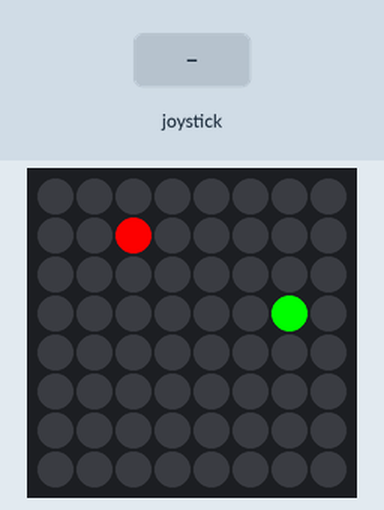
Bench run of a program on a simulated Raspberry Pi (BCM pin numbers) with a Sense HAT. Shown: the Sense HAT's 8×8 RGB LED matrix. The inputs (shaded band) are chosen by the test bench. Random numbers come from a fixed seed.

Above: at 1.2 s.
1.3 s: joystick pushed up
At 1.97 s:
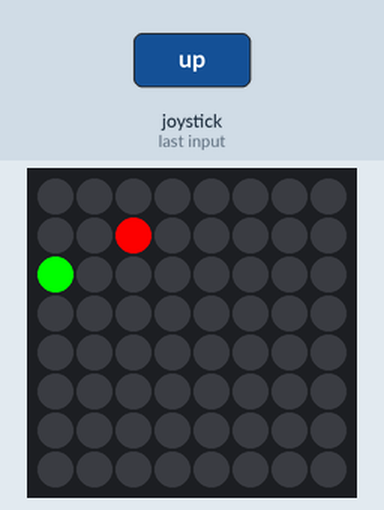
3.9 s: joystick pushed left
At 4.38 s:
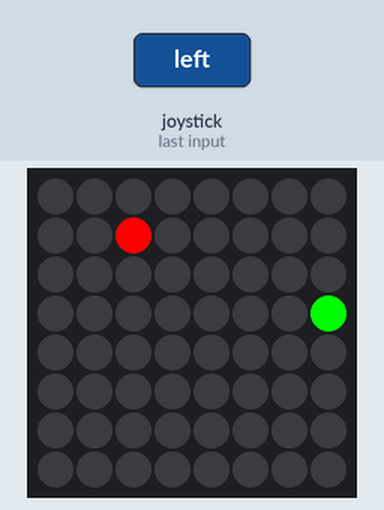
6.9 s: joystick pushed down
At 7.39 s:
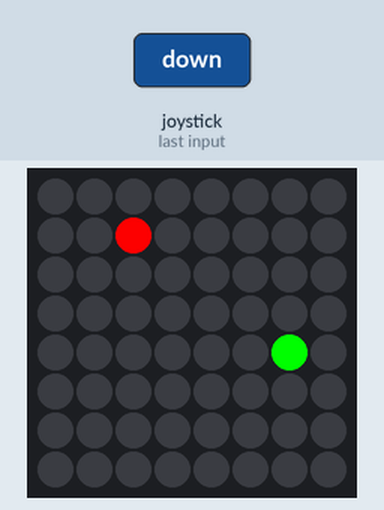
9.6 s: joystick pushed right
At 10.1 s:
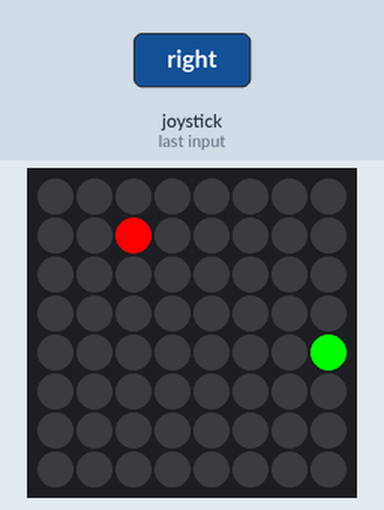
Timing chart, 0 to 12.6 s (numbered marks = the images above; inputs shaded):
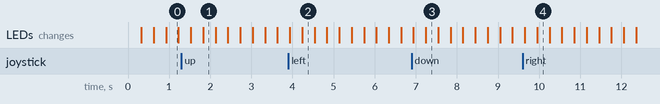

The program:

sense_hat_snake.py
```python
from sense_hat import SenseHat
import time
import random

sense = SenseHat()
sense.clear()

snake = [(3, 3)]
direction = "right"
apple = (random.randint(0, 7), random.randint(0, 7))

GREEN = (0, 255, 0)
RED = (255, 0, 0)
BLACK = (0, 0, 0)

def draw():
    sense.clear()
    sense.set_pixel(apple[0], apple[1], RED)
    for segment in snake:
        sense.set_pixel(segment[0], segment[1], GREEN)

def move():
    global apple
    head = snake[0]

    if direction == "up":
        new_head = (head[0], (head[1] - 1) % 8)
    elif direction == "down":
        new_head = (head[0], (head[1] + 1) % 8)
    elif direction == "left":
        new_head = ((head[0] - 1) % 8, head[1])
    elif direction == "right":
        new_head = ((head[0] + 1) % 8, head[1])

    snake.insert(0, new_head)

    if new_head == apple:
        apple = (random.randint(0, 7), random.randint(0, 7))
    else:
        snake.pop()

    if new_head in snake[1:]:
        return False
    return True

def handle_joystick(event):
    global direction
    if event.action == "pressed":
        if event.direction == "up" and direction != "down":
            direction = "up"
        elif event.direction == "down" and direction != "up":
            direction = "down"
        elif event.direction == "left" and direction != "right":
            direction = "left"
        elif event.direction == "right" and direction != "left":
            direction = "right"

sense.stick.direction_any = handle_joystick

running = True
try:
    while running:
        draw()
        running = move()
        time.sleep(0.3)
except KeyboardInterrupt:
    pass

sense.show_message("Game Over")
sense.clear()
```
